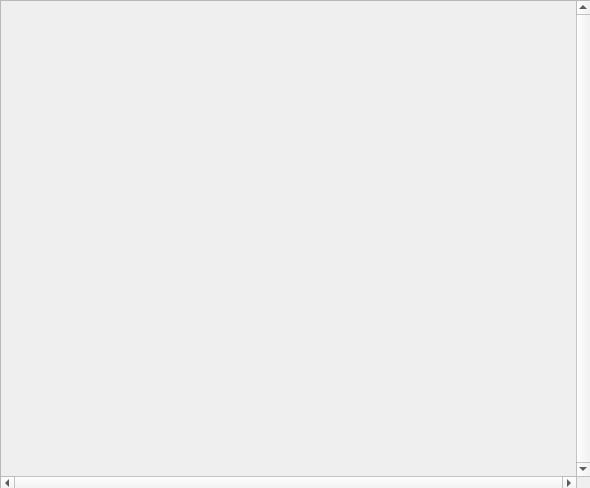
<?xml version="1.0" encoding="UTF-8"?>
<ui version="4.0">
 <class>Specific_information</class>
 <widget class="QDialog" name="Specific_information">
  <property name="geometry">
   <rect>
    <x>0</x>
    <y>0</y>
    <width>590</width>
    <height>488</height>
   </rect>
  </property>
  <property name="windowTitle">
   <string>Dialog</string>
  </property>
  <widget class="QScrollArea" name="scrollArea">
   <property name="geometry">
    <rect>
     <x>0</x>
     <y>0</y>
     <width>591</width>
     <height>491</height>
    </rect>
   </property>
   <property name="verticalScrollBarPolicy">
    <enum>Qt::ScrollBarAlwaysOn</enum>
   </property>
   <property name="horizontalScrollBarPolicy">
    <enum>Qt::ScrollBarAlwaysOn</enum>
   </property>
   <property name="widgetResizable">
    <bool>true</bool>
   </property>
   <widget class="QWidget" name="scrollAreaWidgetContents">
    <property name="geometry">
     <rect>
      <x>0</x>
      <y>0</y>
      <width>572</width>
      <height>472</height>
     </rect>
    </property>
   </widget>
  </widget>
 </widget>
 <resources/>
 <connections/>
</ui>
